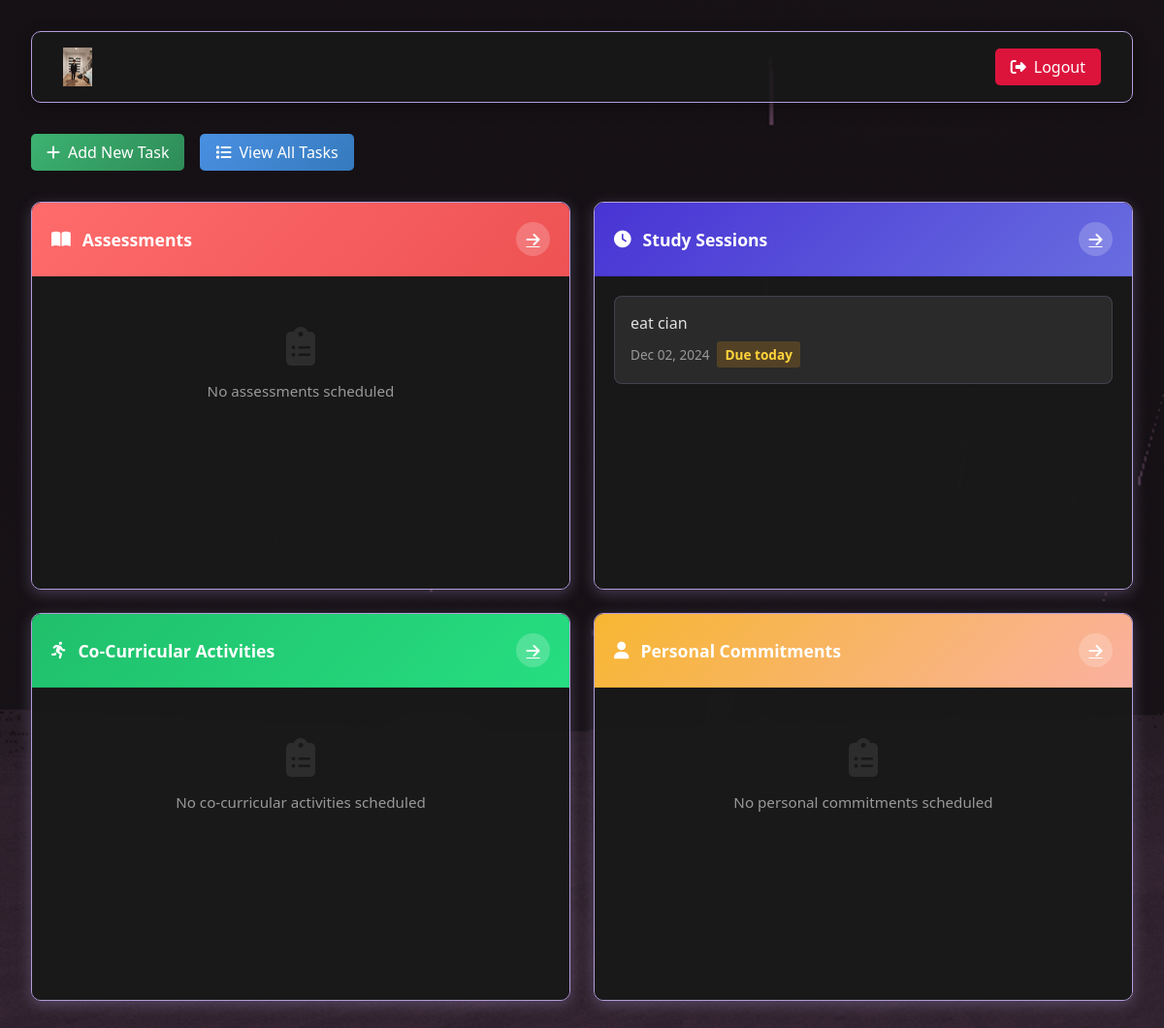
/dashboard (signed in), run on the app's committed database.
### flask_app/setup_db.py (models this page shows)
class ToDo(Base):
    __tablename__ = 'todo'
    id = Column(Integer, primary_key=True)
    task = Column(String, nullable=False)
    category = Column(String, nullable=False)
    completed = Column(Boolean, default=False)
    due_date = Column(DateTime, nullable=True)
    user_id = Column(Integer, ForeignKey('users.id'), nullable=False)
    user = relationship('User', back_populates='todos')

### flask_app/app.py (the view)
@app.route('/dashboard')
def dashboard():
    if "user_id" not in session:
        flash("Please log in to access the dashboard.", "warning")
        return redirect('/login')
    user_id = session["user_id"]
    todos = db_session.query(ToDo).filter_by(user_id=user_id).all()
    return render_template('dashboard.html', todos=todos, calculate_days=calculate_days_remaining)

### flask_app/app.py (called while the page is built)
def calculate_days_remaining(due_date):
    if not due_date:
        return None
    today = date.today()
    days = (due_date.date() - today).days
    if days < 0:
        return "Overdue"
    elif days == 0:
        return "Due today"
    else:
        return f"{days} days left"

### flask_app/templates/dashboard.html (shortened to what this page needs)
<!DOCTYPE html>
<html lang="en">
<head>
    <link rel="stylesheet" href="https://cdnjs.cloudflare.com/ajax/libs/font-awesome/6.4.0/css/all.min.css">
</head>
<body>
    <div class="dashboard">
        <nav class="navbar">
            <div class="navbar-brand">
                <img src="{{ url_for('static', filename='logo.png') }}" alt="Logo" style="height: 40px;">
            </div>
            <div class="user-actions">
                <a href="{{ url_for('logout') }}" class="btn btn-logout">
                    <i class="fas fa-sign-out-alt"></i>
                    Logout
                </a>
            </div>
        </nav>
        <div class="quick-actions">
            <a href="{{ url_for('add_todo') }}" class="btn btn-primary add-task">
                <i class="fas fa-plus"></i>
                Add New Task
            </a>
            <a href="{{ url_for('all_todos') }}" class="btn btn-primary view-all">
                <i class="fas fa-list"></i>
                View All Tasks
            </a>
        </div>
        <div class="grid-container">
            <div class="card">
                <div class="card-header card-header-assessments">
                    <span><i class="fas fa-book-open"></i> Assessments</span>
                    <a href="{{ url_for('assessments') }}" class="btn">
                        <i class="fas fa-arrow-right"></i>
                    </a>
                </div>
                <div class="card-body">
                    <div class="task-list">
                        {% set assessment_todos = todos|selectattr('category', 'equalto', 'Assessments')|list %}
                        {% if assessment_todos %}
                            {% for todo in assessment_todos %}
                                <div class="task-item">
                                    <div>
                                        <div class="task-title {% if todo.completed %}completed{% endif %}">
                                            {{ todo.task }}
                                        </div>
                                        {% if todo.due_date %}
                                            <div class="task-date">
                                                {{ todo.due_date.strftime('%b %d, %Y') }}
                                                {% set days = calculate_days(todo.due_date) %}
                                                {% if days %}
                                                    <span class="status {% if days == 'Overdue' %}status-overdue{% elif days == 'Due today' %}status-today{% else %}status-upcoming{% endif %}">
                                                        {{ days }}
                                                    </span>
                                                {% endif %}
                                            </div>
                                        {% endif %}
                                    </div>
                                </div>
                            {% endfor %}
                        {% else %}
                            <div class="empty-state">
                                <i class="fas fa-clipboard-list"></i>
                                <p>No assessments scheduled</p>
                            </div>
                        {% endif %}
                    </div>
                </div>
            </div>
            <div class="card">
                <div class="card-header card-header-study">
                    <span><i class="fas fa-clock"></i> Study Sessions</span>
                    <a href="{{ url_for('study_sessions') }}" class="btn">
                        <i class="fas fa-arrow-right"></i>
                    </a>
                </div>
                <div class="card-body">
                    <div class="task-list">
                        {% set study_todos = todos|selectattr('category', 'equalto', 'Study Sessions')|list %}
                        {% if study_todos %}
                            {% for todo in study_todos %}
                                <div class="task-item">
                                    <div>
                                        <div class="task-title {% if todo.completed %}completed{% endif %}">
                                            {{ todo.task }}
                                        </div>
                                        {% if todo.due_date %}
                                            <div class="task-date">
                                                {{ todo.due_date.strftime('%b %d, %Y') }}
                                                {% set days = calculate_days(todo.due_date) %}
                                                {% if days %}
                                                    <span class="status {% if days == 'Overdue' %}status-overdue{% elif days == 'Due today' %}status-today{% else %}status-upcoming{% endif %}">
                                                        {{ days }}
                                                    </span>
                                                {% endif %}
                                            </div>
                                        {% endif %}
                                    </div>
                                </div>
                            {% endfor %}
                        {% else %}
                            <div class="empty-state">
                                <i class="fas fa-clipboard-list"></i>
                                <p>No study sessions scheduled</p>
                            </div>
                        {% endif %}
                    </div>
                </div>
            </div>
            <div class="card">
                <div class="card-header card-header-cocurricular">
                    <span><i class="fas fa-running"></i> Co-Curricular Activities</span>
                    <a href="{{ url_for('co_curricular') }}" class="btn">
                        <i class="fas fa-arrow-right"></i>
                    </a>
                </div>
                <div class="card-body">
                    <div class="task-list">
                        {% set cocurricular_todos = todos|selectattr('category', 'equalto', 'Co-Curricular')|list %}
                        {% if cocurricular_todos %}
                            {% for todo in cocurricular_todos %}
                                <div class="task-item">
                                    <div>
                                        <div class="task-title {% if todo.completed %}completed{% endif %}">
                                            {{ todo.task }}
                                        </div>
                                        {% if todo.due_date %}
                                            <div class="task-date">
                                                {{ todo.due_date.strftime('%b %d, %Y') }}
                                                {% set days = calculate_days(todo.due_date) %}
                                                {% if days %}
                                                    <span class="status {% if days == 'Overdue' %}status-overdue{% elif days == 'Due today' %}status-today{% else %}status-upcoming{% endif %}">
                                                        {{ days }}
                                                    </span>
                                                {% endif %}
                                            </div>
                                        {% endif %}
                                    </div>
                                </div>
                            {% endfor %}
                        {% else %}
                            <div class="empty-state">
                                <i class="fas fa-clipboard-list"></i>
                                <p>No co-curricular activities scheduled</p>
                            </div>
                        {% endif %}
                    </div>
                </div>
            </div>
            <div class="card">
                <div class="card-header card-header-personal">
                    <span><i class="fas fa-user"></i> Personal Commitments</span>
                    <a href="{{ url_for('personal_commitments') }}" class="btn">
                        <i class="fas fa-arrow-right"></i>
                    </a>
                </div>
                <div class="card-body">
                    <div class="task-list">
                        {% set personal_todos = todos|selectattr('category', 'equalto', 'Personal Commitments')|list %}
                        {% if personal_todos %}
                            {% for todo in personal_todos %}
                                <div class="task-item">
                                    <div>
                                        <div class="task-title {% if todo.completed %}completed{% endif %}">
                                            {{ todo.task }}
                                        </div>
                                        {% if todo.due_date %}
                                            <div class="task-date">
                                                {{ todo.due_date.strftime('%b %d, %Y') }}
                                                {% set days = calculate_days(todo.due_date) %}
                                                {% if days %}
                                                    <span class="status {% if days == 'Overdue' %}status-overdue{% elif days == 'Due today' %}status-today{% else %}status-upcoming{% endif %}">
                                                        {{ days }}
                                                    </span>
                                                {% endif %}
                                            </div>
                                        {% endif %}
                                    </div>
                                </div>
                            {% endfor %}
                        {% else %}
                            <div class="empty-state">
                                <i class="fas fa-clipboard-list"></i>
                                <p>No personal commitments scheduled</p>
                            </div>
                        {% endif %}
                    </div>
                </div>
            </div>
        </div>
    </div>
</body>
</html>

### data on the page
ToDo: task "eat cian", due_date "Dec 02, 2024", days "Due today"
